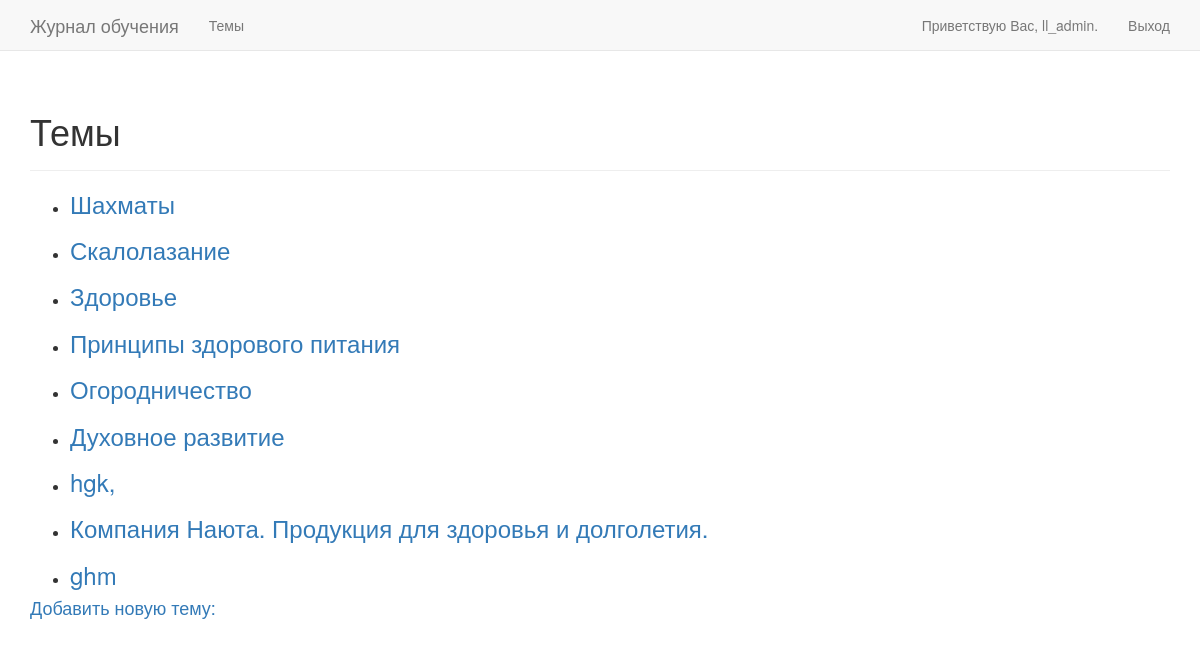
The app's page /topics/ (signed in) with its own data.
### learning_logs/models.py (models this page shows)
class Topic(models.Model):
    text = models.CharField(max_length=200)
    date_added = models.DateTimeField(auto_now_add=True)
    owner = models.ForeignKey(User, on_delete=models.CASCADE)
    def __str__(self):
        return self.text

### learning_logs/views.py (the view)
# urls.py: path('topics/', views.topics, name='topics'),
@login_required
def topics(request):
    topics = Topic.objects.filter(owner=request.user).order_by('date_added')
    context = {'topics': topics}
    return render(request, 'learning_logs/topics.html', context)

### learning_logs/templates/learning_logs/topics.html
{% extends "learning_logs/base.html" %}
{% block header %}
  <h1>Темы</h1>
{% endblock header %}
{% block content %}
  <ul>
    {% for topic in topics %}
      <li>
      <h3>
        <a href="{% url 'learning_logs:topic' topic.id %}">{{ topic }}<a/>
      </h3>
      </li>
    {% empty %}
      <li>Пока не добавлено ни одной темы.</li>
    {% endfor %}
  </ul>
  <h4><a href="{% url 'learning_logs:new_topic' %}">Добавить новую тему:</a></h4>
{% endblock content %}

### learning_logs/templates/learning_logs/base.html (shortened to what this page needs)
{% load bootstrap3 %}
<!DOCTYPE html>
<html lang="en">
<head>
    {% bootstrap_css %}
</head>
<body>
<nav class="navbar navbar-default navbar-static-top">
  <div class="container">
    <div class="navbar-header">
      <a class="navbar-brand" href="{% url 'learning_logs:index' %}">
          Журнал обучения</a>
    </div>
    <div id="navbar" class="navbar-collapse collapse">
      <ul class="nav navbar-nav">
          <li><a href="{% url 'learning_logs:topics' %}">Темы</a></li>
      </ul>
      <ul class="nav navbar-nav navbar-right">
        {% if user.is_authenticated %}
          <li><a>Приветствую Вас, {{ user.username }}.</a></li>
          <li><a href="{% url 'users:logout' %}">Выход</a></li>
        {% else %}
          <li><a href="{% url 'users:register' %}">Регистрация</a></li>
          <li><a href="{% url 'users:login' %}">Вход</a></li>
        {% endif %}
      </ul>
    </div>
  </div>
</nav>
    <div class="container">
      <div class="page-header">
        {% block header %}{% endblock header %}
      </div>
      <div>
        {% block content %}{% endblock content %}
      </div>
    </div>
</body>
</html>

### records on screen
Topic: text "Шахматы"
Topic: text "Скалолазание"
Topic: text "Здоровье"
Topic: text "Принципы здорового питания"
Topic: text "Огородничество"
Topic: text "Духовное развитие"
Topic: text "hgk,"
Topic: text "Компания Наюта. Продукция для здоровья и долголетия."
Topic: text "ghm"

### other values on screen
{{ user.username }} "ll_admin"
